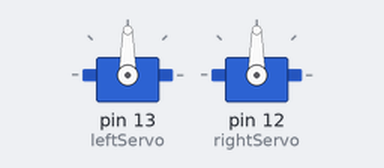
The sketch below on a simulated Arduino Uno, built with avr-gcc and run on an emulated ATmega328P. Shown: 2 × servo.

Above: at 0.1 s.
At 32.1 s:
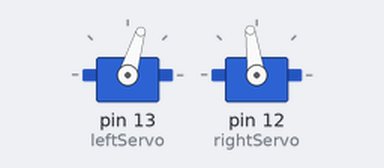
Timing chart, 0 to 33.6 s (numbered marks = the images above):
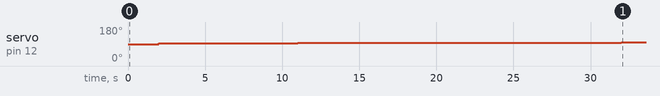

The sketch:

Assignment_2.4.ino
```cpp
#include <Servo.h>

Servo leftServo;
Servo rightServo;

void go()
{
  leftServo.attach(13);
  rightServo.attach(12);
}

void stop()
{
  leftServo.detach();
  rightServo.detach();
}
void drive(int left, int right)
{
  leftServo.writeMicroseconds(1500 - left);
  rightServo.writeMicroseconds(1500 + right);
}

void setup() {
  // put your setup code here, to run once:
  go();
  delay(2000);
  for(int i = 20;i<55;i++)
  {
    drive(200, i);
    delay(1000);
  }
  drive(200,55);
  delay(10000);

  stop();
}

void loop() {

}
```
